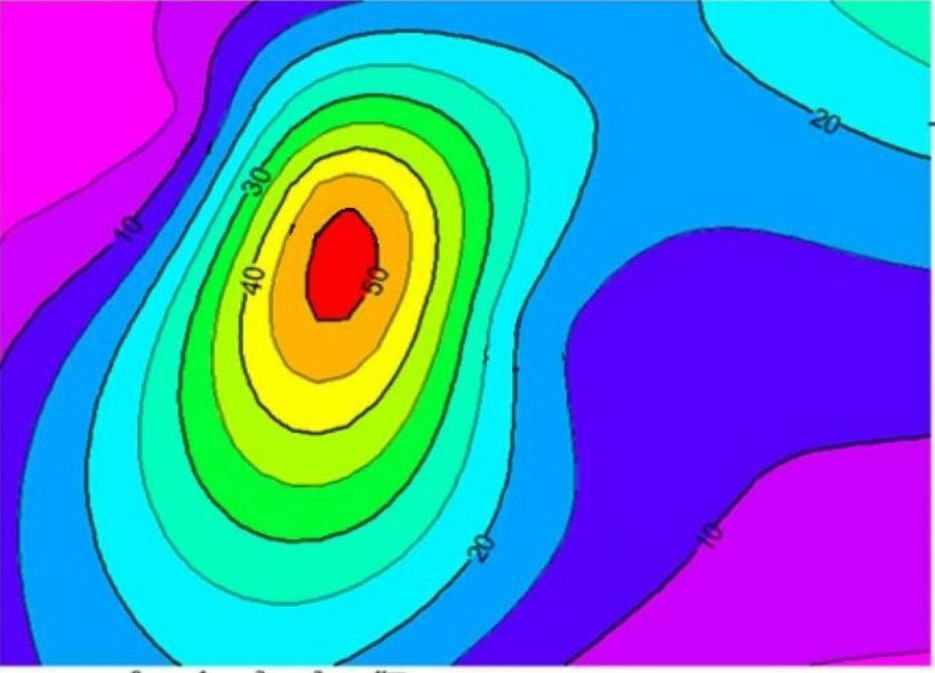
#> input picture test_photo.jpg, 935 x 673 px
$ jupyter execute --allow-errors mask_test.ipynb
#> lines starting #> are read from the running program, lines starting #| are printed output that depends on the picture; after the words box and inside, x2 and y2 are one past the last pixel; in counts of white or black regions, pixels touching at a corner belong together
[cell 1]
# import required libraries
import cv2
import numpy as np
from PIL import Image

[cell 2]
# read input image
img = cv2.imread('test_photo.jpg')
#> img is the input picture: shape (673, 935, 3); mean B, G, R 203.7, 127.6, 81.8

# Convert BGR to HSV
hsv = cv2.cvtColor(img, cv2.COLOR_BGR2HSV)
#> hsv: shape (673, 935, 3); mean H, S, V 102.1, 245.3, 242.6

[cell 3]
# define range of blue color in HSV
lower = np.array([0,50,0])
upper = np.array([80,255,255])

# Create a mask. Threshold the HSV image to get only yellow colors
mask = cv2.inRange(hsv, lower, upper)
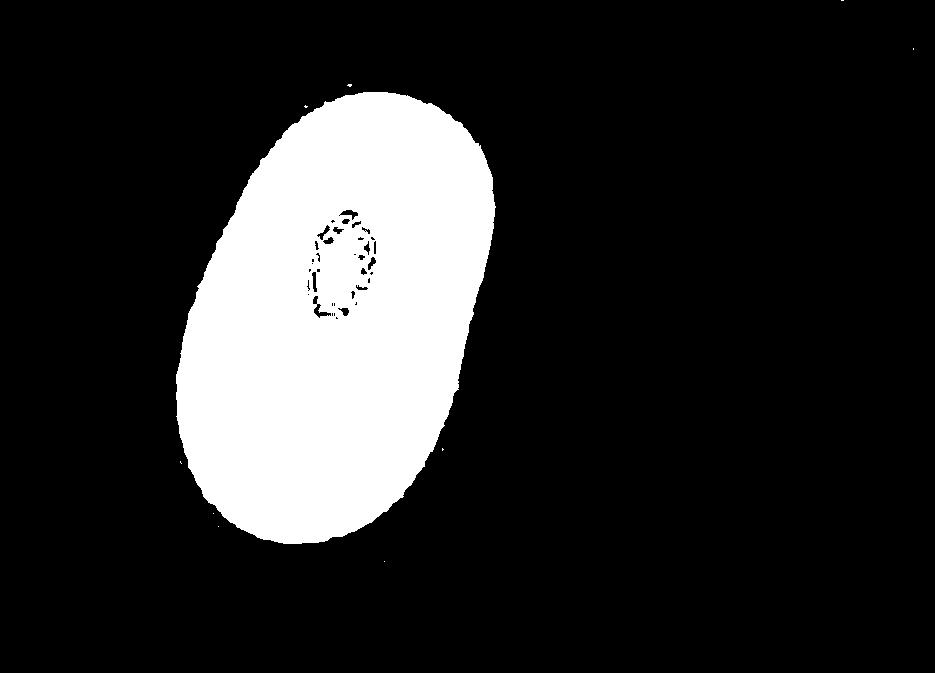
#> mask: shape (673, 935); 16.7% white; 10 white regions (9 under 20 px), largest, box (x1, y1, x2, y2) and area: (176, 92, 496, 544) 105254

# Bitwise-AND mask and original image
#> (the rest of this cell did not finish here and is left out)


$ run again, with 1.jpg copied over test_photo.jpg
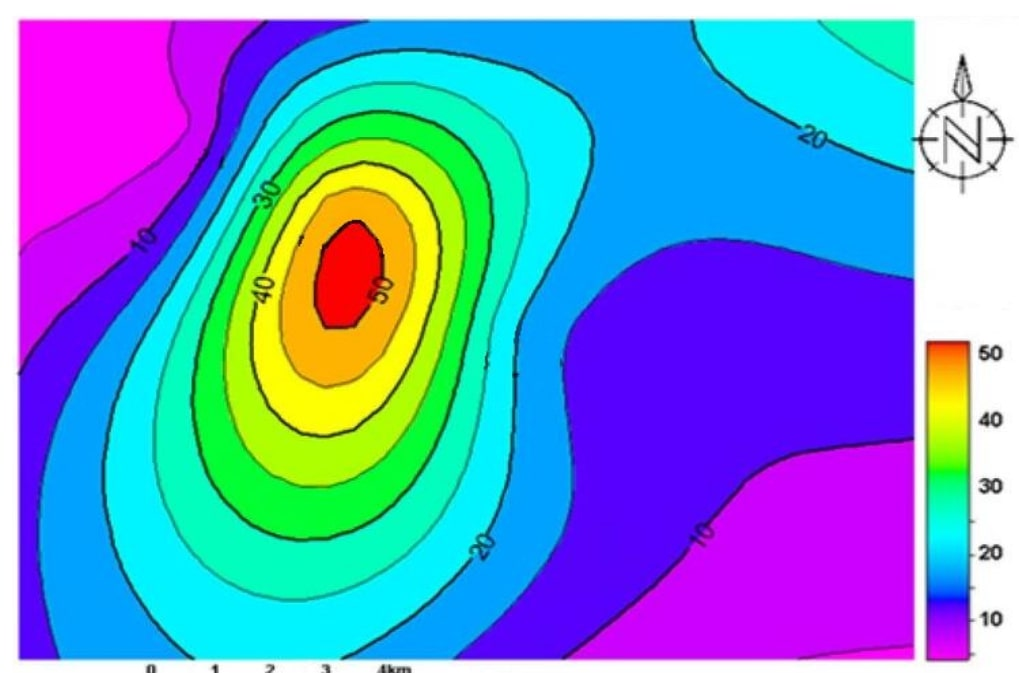
#> input picture 1.jpg, 1019 x 673 px
#> img is the input picture: shape (673, 1019, 3); mean B, G, R 207.8, 143.7, 103.7
#> hsv: shape (673, 1019, 3); mean H, S, V 92, 213.9, 243.3
#> `mask = cv2.inRange(hsv, lower, upper)`:
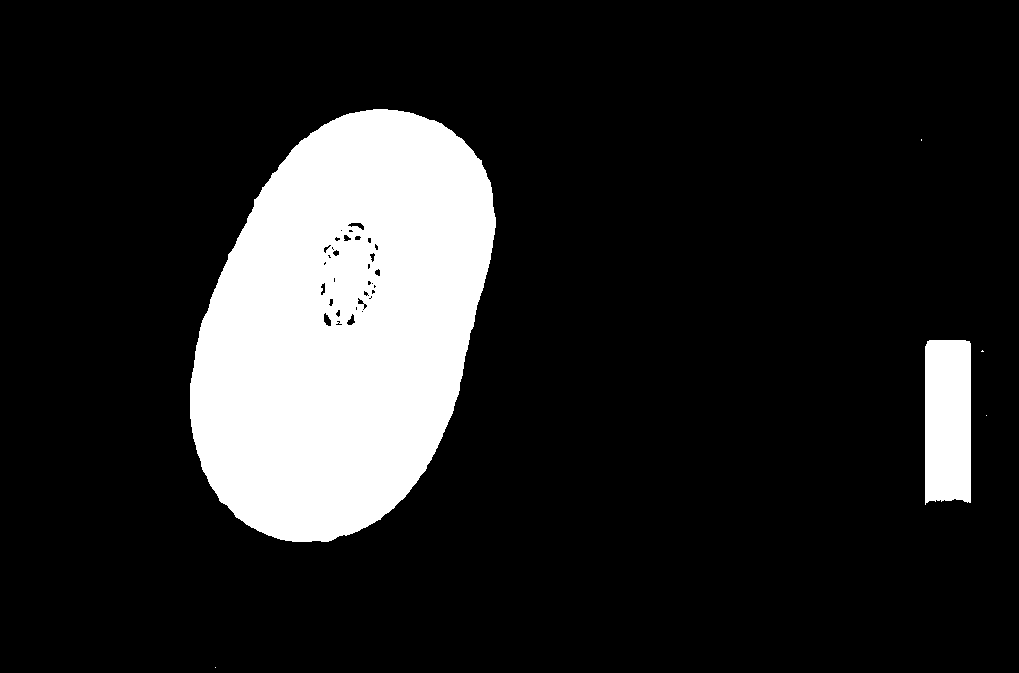
#> mask: shape (673, 1019); 15.2% white; 6 white regions (4 under 20 px), largest, box (x1, y1, x2, y2) and area: (190, 109, 496, 542) 96827, (925, 340, 971, 505) 7392
